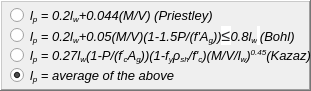
      <widget class="QFrame" name="PlasticHingeLength_2">
       <property name="geometry">
        <rect>
         <x>290</x>
         <y>30</y>
         <width>311</width>
         <height>91</height>
        </rect>
       </property>
       <property name="frameShape">
        <enum>QFrame::WinPanel</enum>
       </property>
       <property name="frameShadow">
        <enum>QFrame::Raised</enum>
       </property>
       <widget class="QRadioButton" name="radioButtonPriestley">
        <property name="geometry">
         <rect>
          <x>10</x>
          <y>0</y>
          <width>16</width>
          <height>31</height>
         </rect>
        </property>
        <property name="text">
         <string/>
        </property>
        <property name="checked">
         <bool>false</bool>
        </property>
       </widget>
       <widget class="QRadioButton" name="radioButtonBohl">
        <property name="geometry">
         <rect>
          <x>10</x>
          <y>20</y>
          <width>16</width>
          <height>31</height>
         </rect>
        </property>
        <property name="text">
         <string/>
        </property>
       </widget>
       <widget class="QLabel" name="label_113">
        <property name="geometry">
         <rect>
          <x>30</x>
          <y>0</y>
          <width>241</width>
          <height>31</height>
         </rect>
        </property>
        <property name="font">
         <font>
          <family>Arial</family>
          <pointsize>10</pointsize>
          <weight>50</weight>
          <italic>false</italic>
          <bold>false</bold>
         </font>
        </property>
        <property name="text">
         <string>&lt;html&gt;&lt;head/&gt;&lt;body&gt;&lt;p&gt;&lt;span style=&quot; font-style:italic;&quot;&gt;l&lt;/span&gt;&lt;span style=&quot; font-style:italic; vertical-align:sub;&quot;&gt;p&lt;/span&gt;&lt;span style=&quot; font-style:italic;&quot;&gt; = 0.2l&lt;/span&gt;&lt;span style=&quot; font-style:italic; vertical-align:sub;&quot;&gt;w&lt;/span&gt;&lt;span style=&quot; font-style:italic;&quot;&gt;+0.044(M/V) (Priestley)&lt;/span&gt;&lt;/p&gt;&lt;/body&gt;&lt;/html&gt;</string>
        </property>
       </widget>
       <widget class="QRadioButton" name="radioButtonKazaz">
        <property name="geometry">
         <rect>
          <x>10</x>
          <y>40</y>
          <width>16</width>
          <height>31</height>
         </rect>
        </property>
        <property name="text">
         <string/>
        </property>
       </widget>
       <widget class="QLabel" name="label_115">
        <property name="geometry">
         <rect>
          <x>30</x>
          <y>20</y>
          <width>271</width>
          <height>31</height>
         </rect>
        </property>
        <property name="font">
         <font>
          <family>Arial</family>
          <pointsize>10</pointsize>
          <weight>50</weight>
          <italic>false</italic>
          <bold>false</bold>
         </font>
        </property>
        <property name="text">
         <string>&lt;!DOCTYPE HTML PUBLIC &quot;-//W3C//DTD HTML 4.0//EN&quot; &quot;http://www.w3.org/TR/REC-html40/strict.dtd&quot;&gt;
&lt;html&gt;&lt;head&gt;&lt;meta name=&quot;qrichtext&quot; content=&quot;1&quot; /&gt;&lt;style type=&quot;text/css&quot;&gt;
p, li { white-space: pre-wrap; }
&lt;/style&gt;&lt;/head&gt;&lt;body style=&quot; font-family:'Arial'; font-size:10pt; font-weight:400; font-style:normal;&quot;&gt;
&lt;p style=&quot; margin-top:12px; margin-bottom:12px; margin-left:0px; margin-right:0px; -qt-block-indent:0; text-indent:0px;&quot;&gt;&lt;span style=&quot; font-style:italic;&quot;&gt;l&lt;/span&gt;&lt;span style=&quot; font-style:italic; vertical-align:sub;&quot;&gt;p&lt;/span&gt;&lt;span style=&quot; font-style:italic;&quot;&gt; = 0.2l&lt;/span&gt;&lt;span style=&quot; font-style:italic; vertical-align:sub;&quot;&gt;w&lt;/span&gt;&lt;span style=&quot; font-style:italic;&quot;&gt;+0.05(M/V)(1-1.5P/(f'A&lt;/span&gt;&lt;span style=&quot; font-style:italic; vertical-align:sub;&quot;&gt;g&lt;/span&gt;&lt;span style=&quot; font-style:italic;&quot;&gt;))&lt;/span&gt;&lt;span style=&quot; font-family:'arial,sans-serif'; font-size:16px; color:#202124; background-color:#ffffff;&quot;&gt;≤&lt;/span&gt;&lt;span style=&quot; font-style:italic;&quot;&gt;0.8l&lt;/span&gt;&lt;span style=&quot; font-style:italic; vertical-align:sub;&quot;&gt;w&lt;/span&gt;&lt;span style=&quot; font-family:'arial,sans-serif'; font-size:16px; color:#202124; background-color:#ffffff; vertical-align:sub;&quot;&gt; &lt;/span&gt;&lt;span style=&quot; font-style:italic;&quot;&gt;(Bohl)&lt;/span&gt;&lt;/p&gt;&lt;/body&gt;&lt;/html&gt;</string>
        </property>
       </widget>
       <widget class="QLabel" name="label_116">
        <property name="geometry">
         <rect>
          <x>30</x>
          <y>40</y>
          <width>281</width>
          <height>31</height>
         </rect>
        </property>
        <property name="font">
         <font>
          <family>Arial</family>
          <pointsize>10</pointsize>
          <weight>50</weight>
          <italic>false</italic>
          <bold>false</bold>
         </font>
        </property>
        <property name="text">
         <string>&lt;html&gt;&lt;head/&gt;&lt;body&gt;&lt;p&gt;&lt;span style=&quot; font-style:italic;&quot;&gt;l&lt;/span&gt;&lt;span style=&quot; font-style:italic; vertical-align:sub;&quot;&gt;p&lt;/span&gt;&lt;span style=&quot; font-style:italic;&quot;&gt; = 0.27l&lt;/span&gt;&lt;span style=&quot; font-style:italic; vertical-align:sub;&quot;&gt;w&lt;/span&gt;&lt;span style=&quot; font-style:italic;&quot;&gt;(1-P/(f&lt;/span&gt;&lt;span style=&quot; font-style:italic; vertical-align:super;&quot;&gt;'&lt;/span&gt;&lt;span style=&quot; font-style:italic; vertical-align:sub;&quot;&gt;c&lt;/span&gt;&lt;span style=&quot; font-style:italic;&quot;&gt;A&lt;/span&gt;&lt;span style=&quot; font-style:italic; vertical-align:sub;&quot;&gt;g&lt;/span&gt;&lt;span style=&quot; font-style:italic;&quot;&gt;))(1-f&lt;/span&gt;&lt;span style=&quot; font-style:italic; vertical-align:sub;&quot;&gt;y&lt;/span&gt;&lt;span style=&quot; font-style:italic;&quot;&gt;ρ&lt;/span&gt;&lt;span style=&quot; font-style:italic; vertical-align:sub;&quot;&gt;sh&lt;/span&gt;&lt;span style=&quot; font-style:italic;&quot;&gt;/f'&lt;/span&gt;&lt;span style=&quot; font-style:italic; vertical-align:sub;&quot;&gt;c&lt;/span&gt;&lt;span style=&quot; font-style:italic;&quot;&gt;)(M/V/l&lt;/span&gt;&lt;span style=&quot; font-style:italic; vertical-align:sub;&quot;&gt;w&lt;/span&gt;&lt;span style=&quot; font-style:italic;&quot;&gt;)&lt;/span&gt;&lt;span style=&quot; font-style:italic; vertical-align:super;&quot;&gt;0.45&lt;/span&gt;&lt;span style=&quot; font-style:italic;&quot;&gt;(Kazaz)&lt;/span&gt;&lt;/p&gt;&lt;/body&gt;&lt;/html&gt;</string>
        </property>
       </widget>
       <widget class="QRadioButton" name="radioButtonMean">
        <property name="geometry">
         <rect>
          <x>10</x>
          <y>60</y>
          <width>16</width>
          <height>31</height>
         </rect>
        </property>
        <property name="text">
         <string/>
        </property>
        <property name="checked">
         <bool>true</bool>
        </property>
       </widget>
       <widget class="QLabel" name="label_114">
        <property name="geometry">
         <rect>
          <x>30</x>
          <y>60</y>
          <width>241</width>
          <height>31</height>
         </rect>
        </property>
        <property name="font">
         <font>
          <family>Arial</family>
          <pointsize>10</pointsize>
          <weight>50</weight>
          <italic>false</italic>
          <bold>false</bold>
         </font>
        </property>
        <property name="text">
         <string>&lt;html&gt;&lt;head/&gt;&lt;body&gt;&lt;p&gt;&lt;span style=&quot; font-style:italic;&quot;&gt;l&lt;/span&gt;&lt;span style=&quot; font-style:italic; vertical-align:sub;&quot;&gt;p&lt;/span&gt;&lt;span style=&quot; font-style:italic;&quot;&gt; = average of the above&lt;/span&gt;&lt;/p&gt;&lt;/body&gt;&lt;/html&gt;</string>
        </property>
       </widget>
      </widget>
